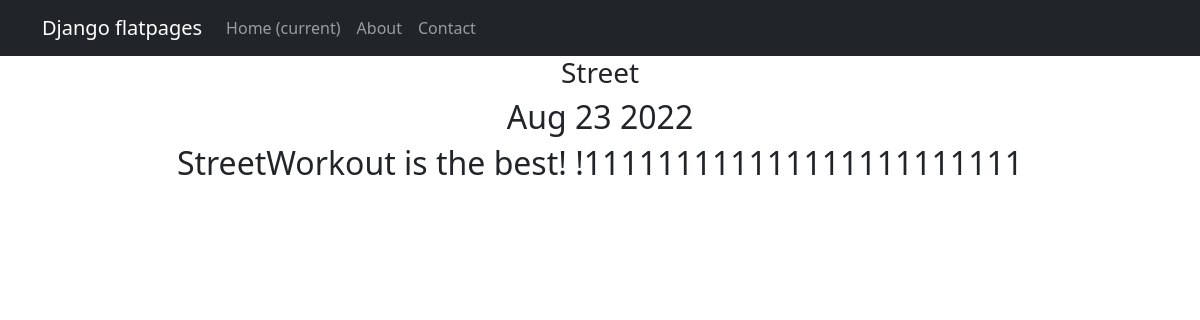
The page /posts/2 on the database its author committed.
### NewsPortal/models.py (models this page shows, shortened)
class Post(models.Model):
    article = 'AT'
    news = 'NS'
    POSITIONS = [
        (article, 'Статья'),
        (news, 'Новости')
    ]
    who_author = models.ForeignKey(Author, on_delete=models.CASCADE)
    position = models.CharField(max_length=2,
                                choices=POSITIONS,
                                default=article)
    time_in = models.DateTimeField(default=timezone.now)
    category_post = models.ManyToManyField('Category', through='PostCategory')
    post_title = models.CharField(max_length=255)
    post_text = models.TextField()
    post_rating = models.IntegerField(default=0)

### NewsPortal/views.py (the view)
# urls.py: path('<int:pk>', PostDetail.as_view(), name='post_detail'),
class PostDetail(DetailView):
    model = Post
    template_name = 'post.html'
    context_object_name = 'post'

### templates/post.html (shortened to what this page needs)
{% extends 'flatpages/default.html' %}
{% block content %}
   <h3>{{ post.post_title }}</h3>
   <h2>{{ post.time_in|date:'M d Y' }}</h2>
   <h2>{{ post.post_text }}</h2>
{% endblock content %}

### rows shown on the page
Post: post_title "Street", time_in "Aug 23 2022", post_text "StreetWorkout is the best! !111111111111111111111111"
